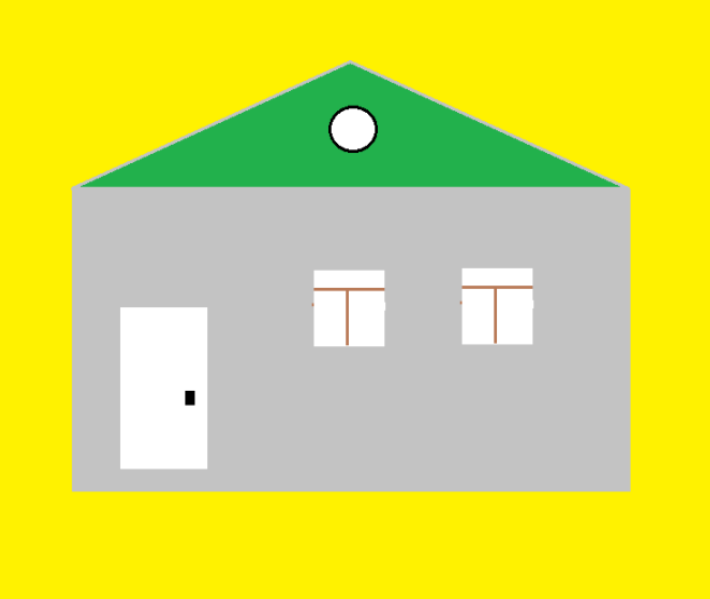
#> input picture image.png, 710 x 599 px, found by its file name
$ python main.py
#> lines starting #> are read from the running program, lines starting #| are printed output that depends on the picture; after the words box and inside, x2 and y2 are one past the last pixel; in counts of white or black regions, pixels touching at a corner belong together
import cv2
import numpy as np
from PIL import Image
# from matplotlib import pyplot as plt


# reading image
img = cv2.imread(r'C:\Users\RobotComp.ru\PycharmProjects\olympTask\image.png')
#> img is the input picture: shape (599, 710, 3); mean B, G, R 88.5, 221.1, 217.3

# converting image into grayscale image
gray = cv2.cvtColor(img, cv2.COLOR_BGR2GRAY)
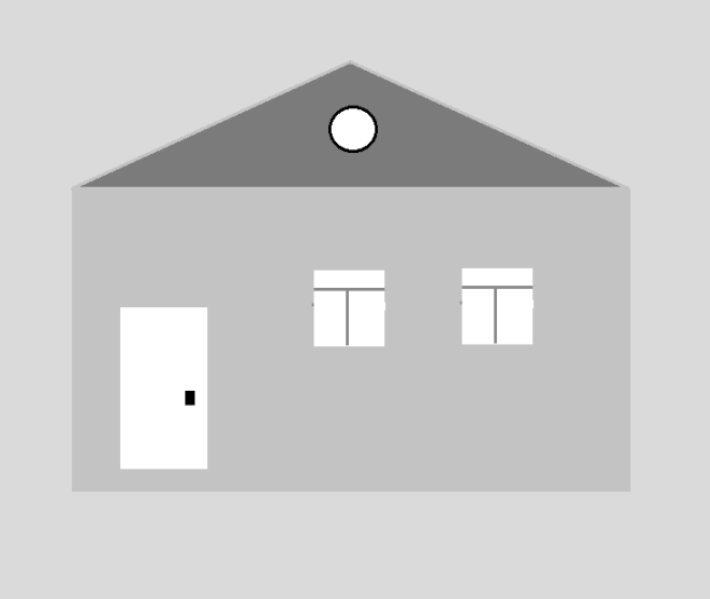
#> gray: shape (599, 710); min 0, max 255, mean 204.7

# setting threshold of gray image
_, threshold = cv2.threshold(gray, 195, 255, cv2.THRESH_BINARY)
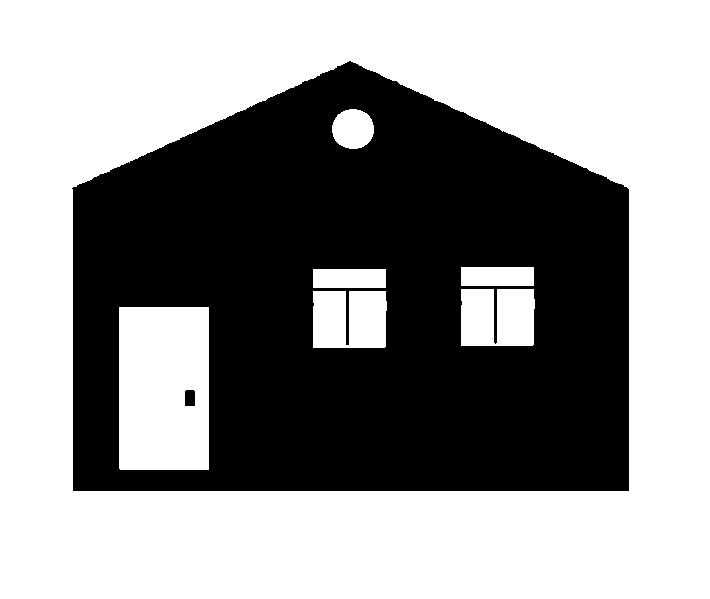
#> threshold: shape (599, 710); 58.4% white; 2 black regions

# using a findContours() function
contours, _ = cv2.findContours(threshold, cv2.RETR_TREE, cv2.CHAIN_APPROX_SIMPLE)
#> contours = 9 contours; largest, box (x1, y1, x2, y2) and area: (0, 0, 710, 599) 423982, (71, 60, 630, 492) 204554, (119, 307, 209, 470) 14418, (313, 291, 387, 348) 3824, (461, 289, 535, 346) 3822

i = 0

# list for storing names of shapes
for contour in contours:

    # here we are ignoring first counter because
    # findcontour function detects whole image as shape
    if i == 0:
        i = 1
        continue

    # cv2.approxPloyDP() function to approximate the shape
    approx = cv2.approxPolyDP(contour, 0.01 * cv2.arcLength(contour, True), True)

    # using drawContours() function
    cv2.drawContours(img, [contour], 0, (0, 0, 255), 5)

    # finding center point of shape
    M = cv2.moments(contour)
    if M['m00'] != 0.0:
        x = int(M['m10'] / M['m00'])
        y = int(M['m01'] / M['m00'])
#> this loop made 9 passes
#> (approx, x, y) on passes 3, 7, 8: ([[119, 307], [119, 468], [208, 469], [208, 307]], 163, 387), ([[313, 269], [313, 287], [385, 287], [385, 269]], 349, 278), ([[461, 267], [461, 285], [533, 285], [533, 267]], 497, 276)
#> (x, y) on passes 2, 4, 5, 6, 9: (350, 305), (189, 397), (349, 319), (497, 317), (352, 128)
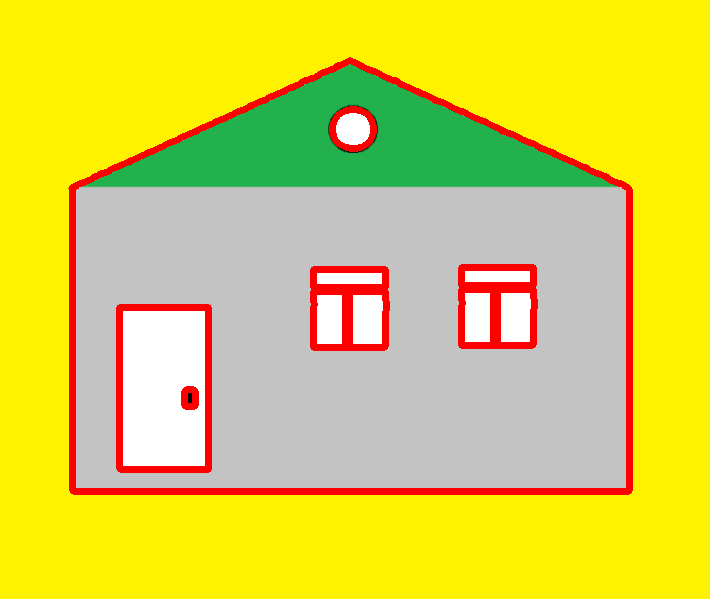
#> img: shape (599, 710, 3); 5.52% of pixels changed, all inside (x1, y1, x2, y2) = (68, 57, 633, 495)
#> after the loop, i = 1

if __name__ == '__main__':
    # displaying the image after drawing contours

    # create a model of shapes
    # gets color bounds of red circle
    lower =(0, 0, 255) # lower bound for each channel
    upper = (0, 0, 255) # upper bound for each channel

    # create the mask
    mask = cv2.inRange(img, lower, upper)
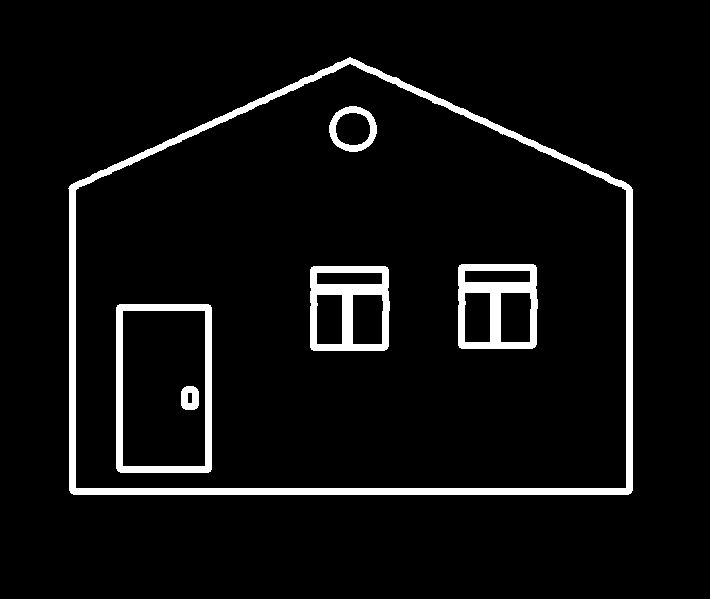
#> mask: shape (599, 710); 5.5% white; 6 white regions, box (x1, y1, x2, y2) and area: (68, 57, 633, 495) 12151, (116, 304, 212, 473) 3491, (458, 264, 538, 349) 3325, (310, 266, 390, 351) 3325, (329, 106, 377, 152) 836, (181, 386, 199, 410) 352

    coords = np.argwhere(mask == 255)
#> coords = 23480 pairs, first value 57 to 494, second value 68 to 632
    print(coords)
#> (printed output is left out)

    # Loop through the contours and calculate the area of each object
    for cnt in contours:
        area = cv2.contourArea(cnt)

        # Draw a bounding box around each object and display the area on the image
        x, y, w, h = cv2.boundingRect(cnt)
        cv2.rectangle(img, (x, y), (x + w, y + h), (0, 255, 0), 2)
        cv2.putText(img, str(area), (x, y),
                    cv2.FONT_HERSHEY_SIMPLEX, 1, (0, 0, 255), 2)
#> this loop made 9 passes
#> (area, x, y, w, h) on passes 2, 3, 4, 5, 6, 9: (204554.5, 71, 60, 559, 432), (14417.5, 119, 307, 90, 163), (182, 184, 389, 12, 18), (3823.5, 313, 291, 74, 57), (3821.5, 461, 289, 74, 57), (1274, 332, 109, 42, 40)
#> (cnt, area, x, y, w, h) on passes 1, 7, 8: ([[0, 0], [0, 598], [709, 598], [709, 0]], 423982, 0, 0, 710, 599), ([[313, 269], [313, 287], [385, 287], [385, 269]], 1296, 313, 269, 73, 19), ([[461, 267], [461, 285], [533, 285], [533, 267]], 1296, 461, 267, 73, 19)
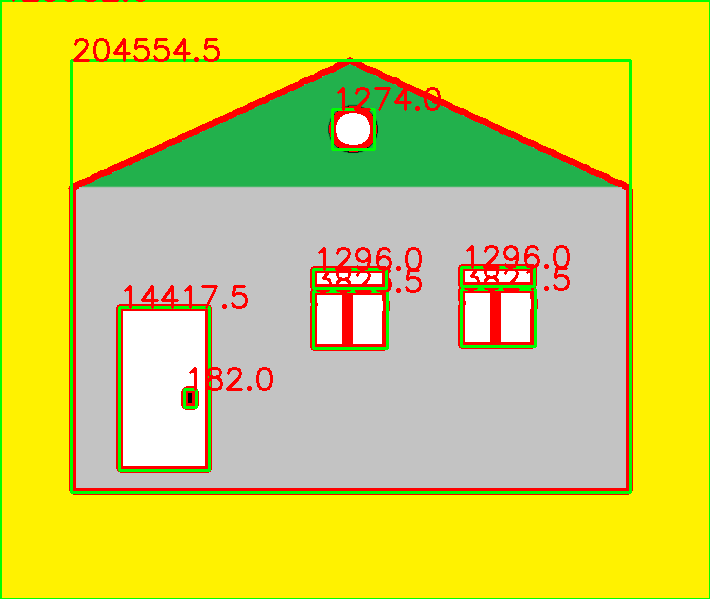
#> img: shape (599, 710, 3); 4.48% of pixels changed, all inside (x1, y1, x2, y2) = (0, 0, 710, 599)

    cv2.imshow('shapes', img)
    cv2.waitKey(0)
    cv2.destroyAllWindows()

    # create new image
    # open the original image
    original_img = Image.open(r"C:\Users\RobotComp.ru\PycharmProjects\olympTask\image.png")

    # Flip the original image vertically
    vertical_img = original_img.transpose(method=Image.FLIP_LEFT_RIGHT)
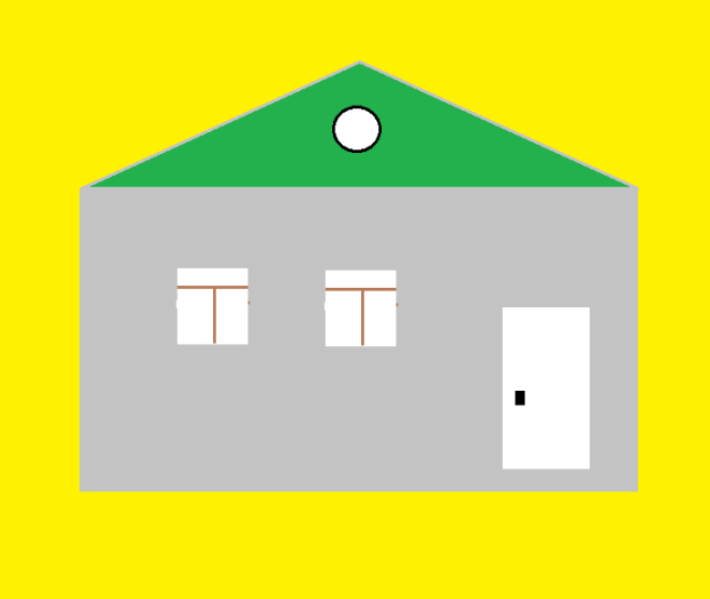
#> vertical_img: PIL image 710x599 RGB; mean R, G, B 217.3, 221.1, 88.5
    vertical_img.save("new_image.png")

    # close all our files object
    original_img.close()
    vertical_img.close()
